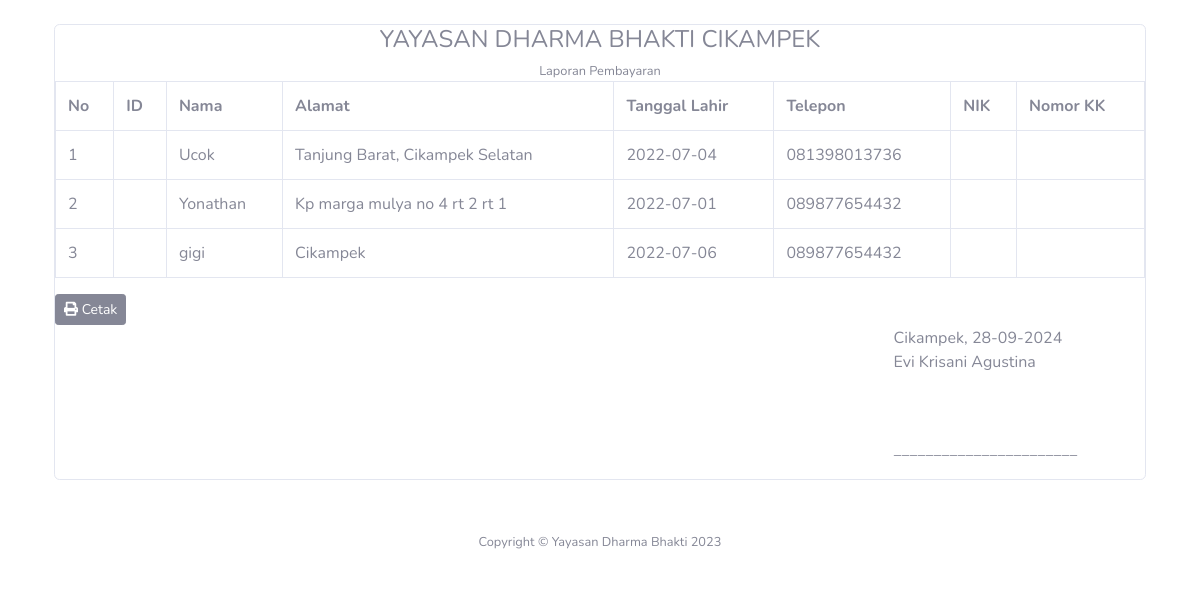
Page /index.php/admin/laporan/kk on the committed database.
### tables this page shows
CREATE TABLE `kk` (
  `id_keluarga` int(11) NOT NULL,
  `nama_kk` varchar(50) NOT NULL,
  `alamat` varchar(500) NOT NULL,
  `tgl_lahir` varchar(50) NOT NULL,
  `telepon` varchar(20) NOT NULL,
  `no_kk` varchar(50) NOT NULL,
  `status` varchar(50) NOT NULL
);

### application/controllers/admin/Laporan.php (called while the page is built, shortened)
<?php
class Laporan extends CI_Controller
{
    function __construct()
    {
        $this->load->helper('url');
    }
    public function kk()
    {
        $data = $this->Admin_m->ambil_data($this->session->userdata('id_admin'));
        $data = array(
            'id_admin' => $data->id_admin,
            'nama_admin' => $data->nama_admin,
            'username' => $data->username,
            'password' => $data->password
        );
        $data['title'] = 'Laporan Kepala Keluarga';
        $data['kk'] = $this->db->get('kk')->result_array();
        $this->load->view('templates/header', $data);
        $this->load->view('admin/laporan/laporan_kk', $data);
        $this->load->view('templates/footer');
    }
}

### index.php (called while the page is built, shortened)
<?php
require_once BASEPATH.'core/CodeIgniter.php';

### application/views/admin/laporan/laporan_kk.php (the view, shortened to what this page needs)
<div class="container py-4">
    <div class="row">
        <div class="col-md">
            <div class="card">
                <h4 class="text-center">YAYASAN DHARMA BHAKTI CIKAMPEK</h4>
                <small class="text-center">Laporan Pembayaran</small>
                <table class="table table-bordered">
                    <tr>
                        <th>No</th>
                        <th>ID</th>
                        <th>Nama</th>
                        <th>Alamat</th>
                        <th>Tanggal Lahir</th>
                        <th>Telepon</th>
                        <th>NIK</th>
                        <th>Nomor KK</th>
                    </tr>
                    <?php $no = 1;
                    foreach ($kk as $k) : ?>
                        <tr>
                            <td><?php echo $no++ ?></td>
                            <td><?= $k['nomor_id']; ?></td>
                            <td><?= $k['nama_kk']; ?></td>
                            <td><?= $k['alamat']; ?></td>
                            <td><?= $k['tgl_lahir']; ?></td>
                            <td><?= $k['telepon']; ?></td>
                            <td><?= $k['nik']; ?></td>
                            <td><?= $k['nomor_kk']; ?></td>
                        </tr>
                    <?php endforeach; ?>
                </table>
                <div class="row">
                    <div class="col-md-2">
                        <a href="" onclick="window.print()" class="btn btn-secondary btn-sm no-print"><i class="fas fa-print"></i> Cetak</a>
                    </div>
                </div>
                <div class="row">
                    <div class="col-md-3 offset-md-9">
                        <table>
                            <tr>
                                <td></td>
                                <td>
                                    <p>Cikampek, <?= date('d-m-Y'); ?><br>
                                        Evi Krisani Agustina</p>
                                    <br><br>
                                    <p>_______________________</p>
                                </td>
                            </tr>
                        </table>
                    </div>
                </div>
            </div>
        </div>
    </div>
</div>

### application/views/templates/header.php (shortened to what this page needs)
<!DOCTYPE html>
<html lang="en">
<head>
    <link href="<?php echo base_url() ?>/assets/vendor/fontawesome-free/css/all.min.css" rel="stylesheet"
        type="text/css">
    <link href="<?php echo base_url() ?>/assets/css/sb-admin-2.min.css" rel="stylesheet">
    <link href="<?php echo base_url() ?>/assets/vendor/datatables/dataTables.bootstrap4.min.css" rel="stylesheet">
</head>

### application/views/templates/footer.php (shortened to what this page needs)
<footer class="sticky-footer bg-white expand-bottom">
    <div class="container my-expand">
        <div class="copyright text-center my-auto">
            <span>Copyright &copy; Yayasan Dharma Bhakti 2023</span>
        </div>
    </div>
</footer>
</body>
</html>

### rows in the picture
kk: nama_kk "Ucok", alamat "Tanjung Barat, Cikampek Selatan", tgl_lahir "2022-07-04", telepon "081398013736"
kk: nama_kk "Yonathan", alamat "Kp marga mulya no 4 rt 2 rt 1", tgl_lahir "2022-07-01", telepon "089877654432"
kk: nama_kk "gigi", alamat "Cikampek", tgl_lahir "2022-07-06", telepon "089877654432"
